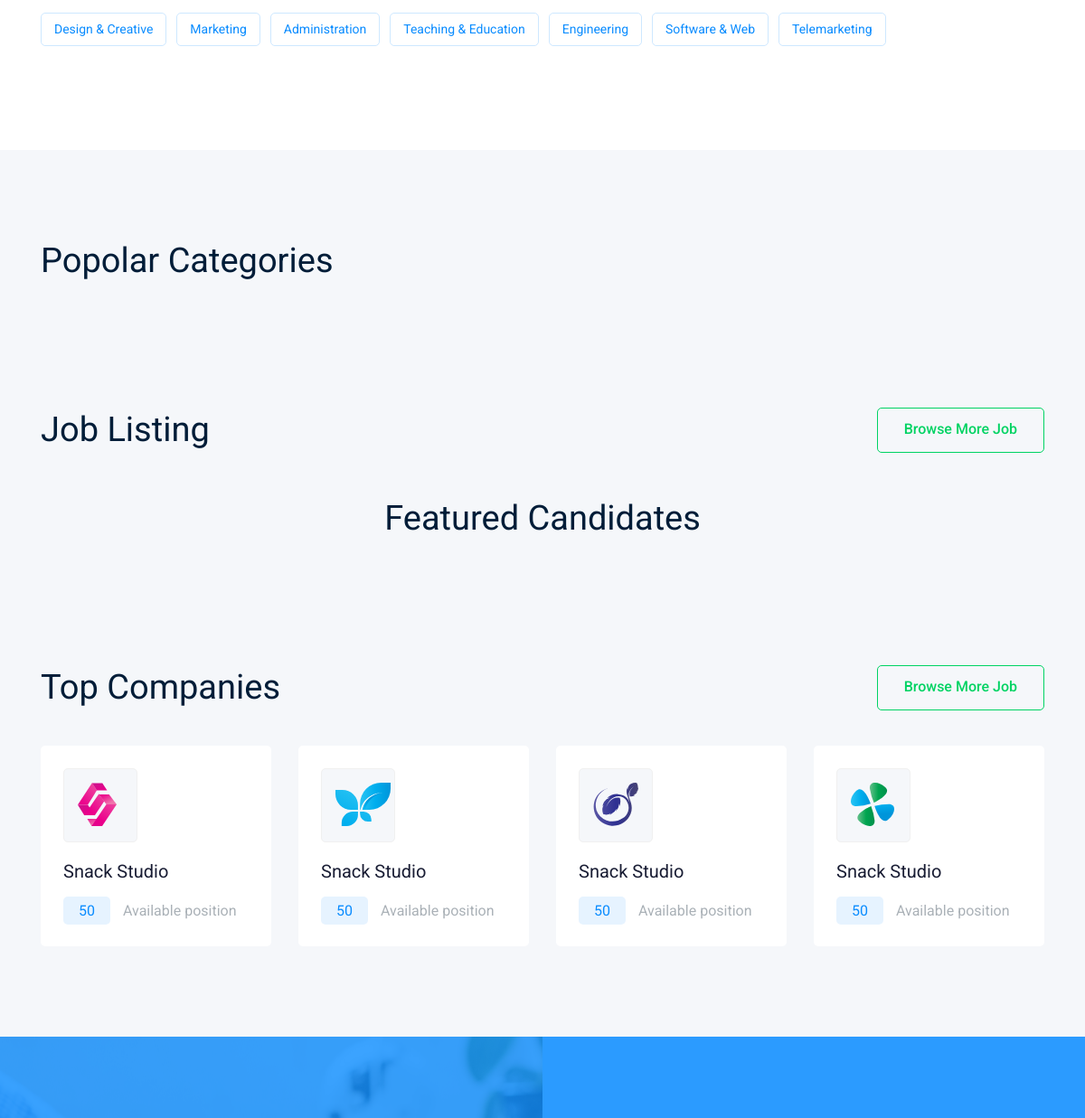
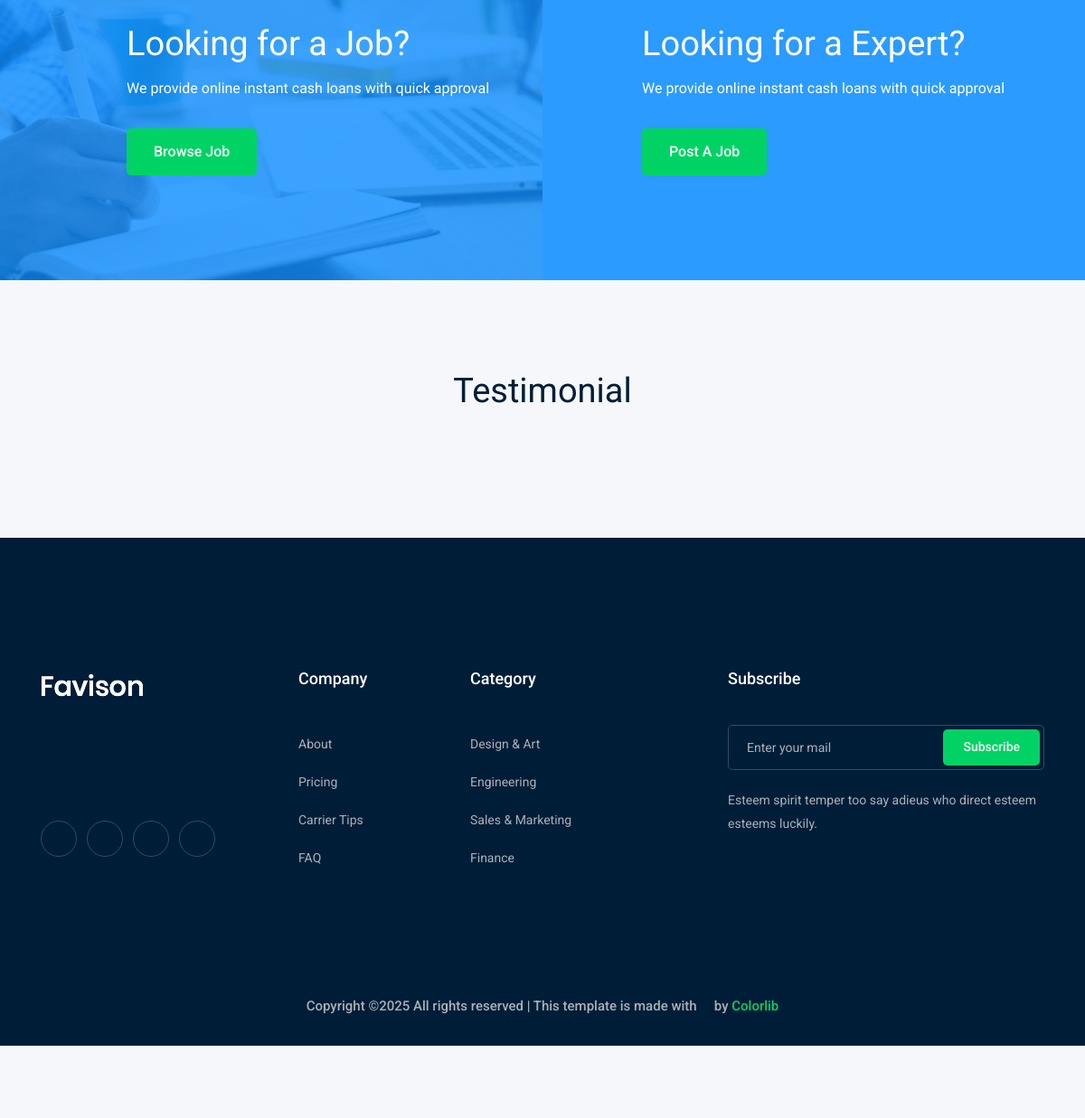
Before: / (lower part) with the older database file (2 pictures, top to bottom).
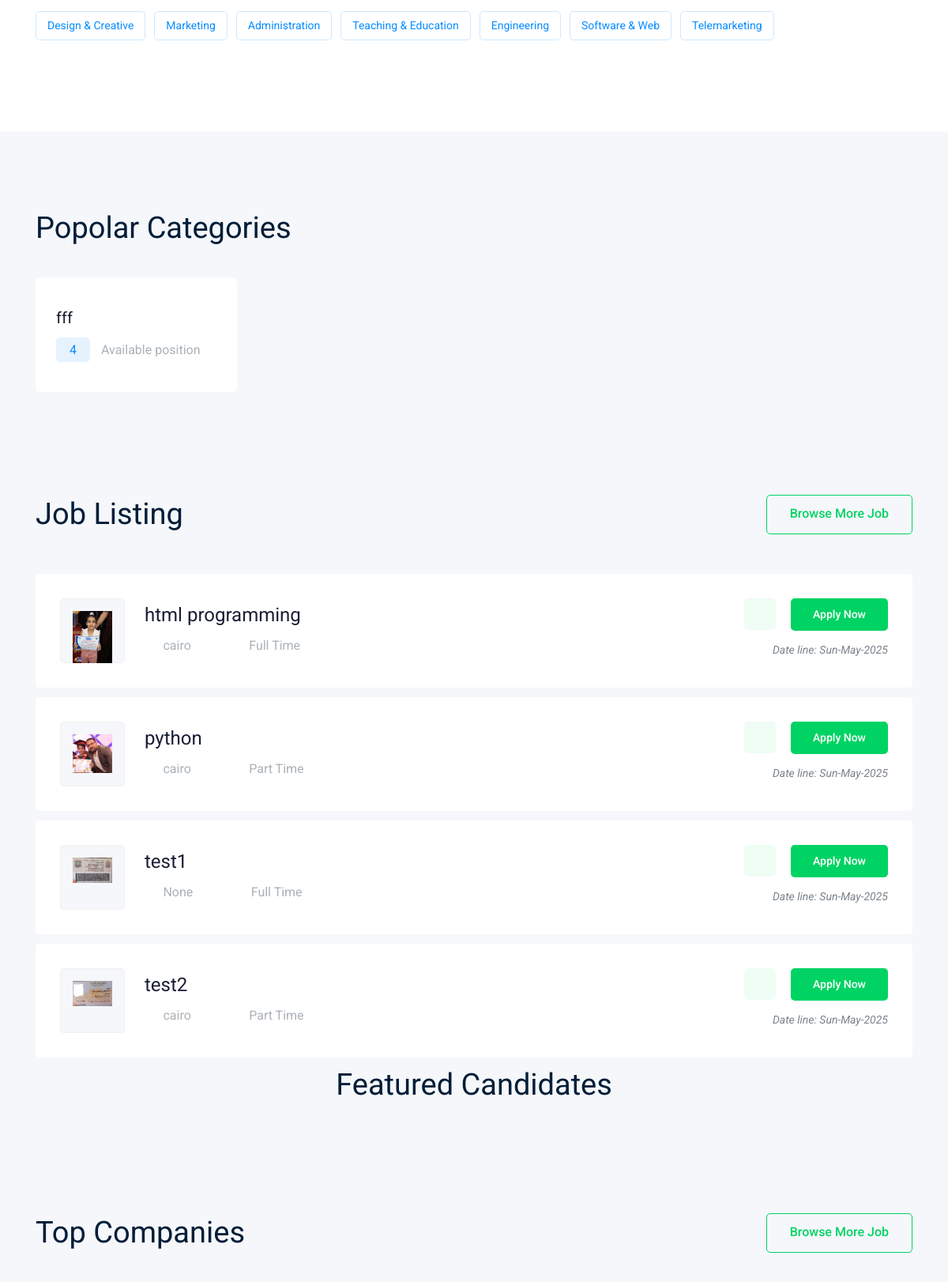
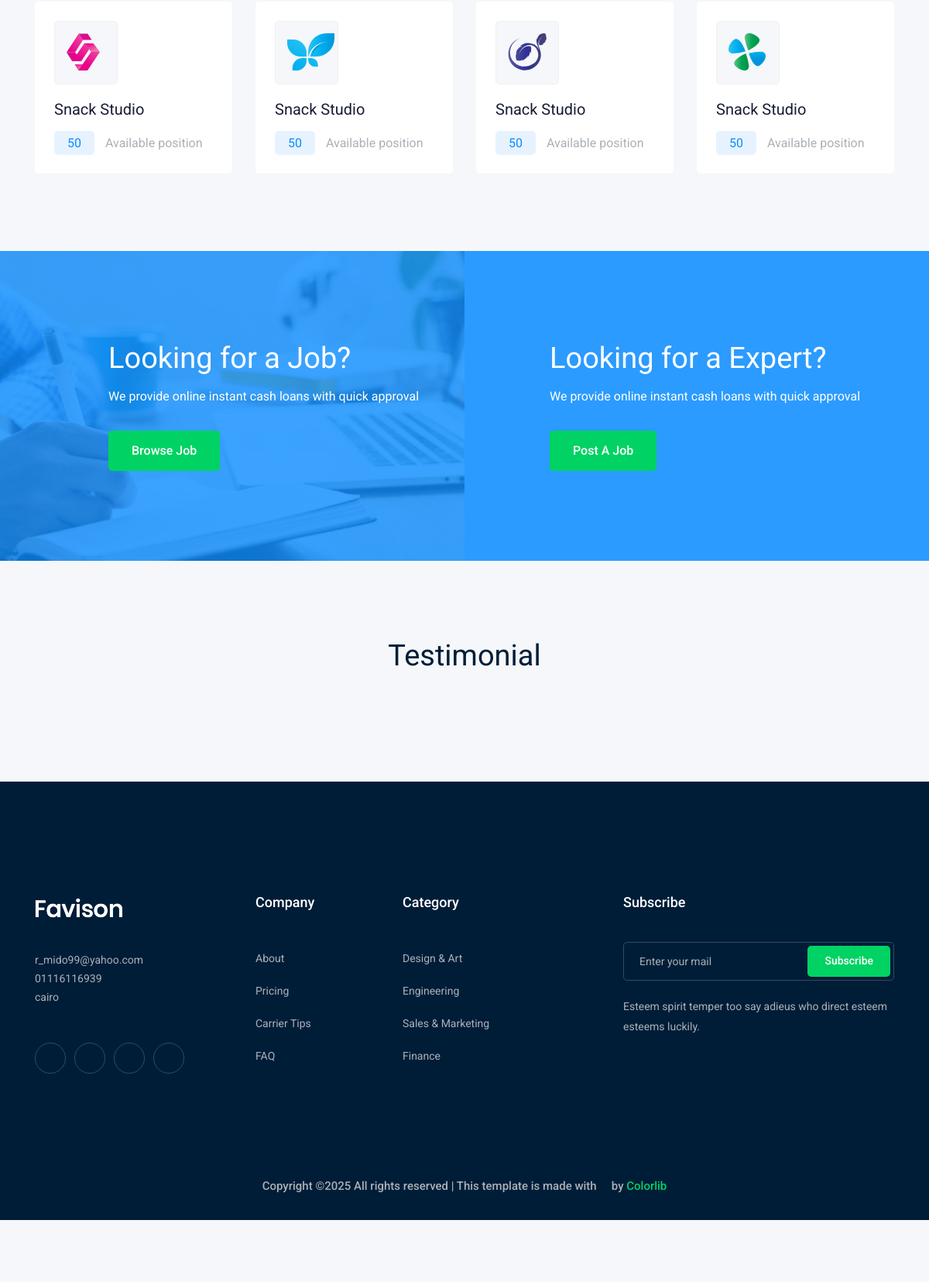
After: the same page with the newer database file (2 pictures, top to bottom).
### job/models.py (models this page shows, shortened)
class Category(models.Model):
    name=models.CharField(max_length=120)

class Job(models.Model):
    user=models.ForeignKey(User,related_name='job_user',on_delete=models.CASCADE)
    title=models.CharField(max_length=120)
    jop_type=models.CharField(max_length=75,choices=JOP_TYPE)
    descriptions=models.TextField(max_length=2500)
    publish_date=models.DateTimeField(default=timezone.now)
    vacancy=models.IntegerField(default=1)
    salary=models.FloatField(default=0)
    experience=models.IntegerField(default=1)
    category=models.ForeignKey('Category',related_name='job_category',on_delete=models.SET_NULL,null=True,blank=True)
    image=models.ImageField(upload_to='image_job',null=True,blank=True)
    slug=models.SlugField(null=True,blank=True)
    loction=models.ForeignKey('Loction',related_name='job_loction',on_delete=models.SET_NULL,null=True,blank=True)

class Loction(models.Model):
    name=models.CharField(max_length=120)
    address=models.CharField(max_length=120)
    def __str__(self):
        return self.name

### home/models.py (models this page shows, shortened)
class Setting(models.Model):
    name=models.CharField(max_length=120)
    image=models.ImageField(upload_to='images')
    subtitle=models.TextField(max_length=2500)
    phone=models.CharField(max_length=25)
    email=models.CharField(max_length=120)
    address=models.CharField(max_length=130)
    facebook=models.URLField(null=True,blank=True)
    googleapp=models.URLField(null=True,blank=True)
    twitter=models.URLField(null=True,blank=True)
    instagram=models.URLField(null=True,blank=True)

### home/views.py (the view)
# urls.py: path('',views.index,name='index'),
def index(request):
    jobs=Job.objects.all()[:10]
    category=Category.objects.annotate(job_count=Count('job_category'))
    context={
        'jobs':jobs,
        'category':category
    }
    return render(request,'home/index.html',context)

### home/get_context_data.py (called while the page is built)
def get_context_data(request):
    data=Setting.objects.all().last()
    return {'data':data}

### home/templates/home/index.html (shortened to what the changed rows need)
{% extends 'base.html' %}
{% block body %}
    <div class="popular_catagory_area">
        <div class="container">
            <div class="row">
{% for object in category %}
                <div class="col-lg-4 col-xl-3 col-md-6">
                    <div class="single_catagory">
                        <a href="jobs.html"><h4>{{object.name}}</h4></a>
                        <p> <span>{{object.job_count}}</span> Available position</p>
                    </div>
                </div>
            {% endfor %}
            </div>
        </div>
    </div>
    <div class="job_listing_area">
        <div class="container">
            <div class="job_lists">
                <div class="row">
                {% for object in jobs %}
                    <div class="col-lg-12 col-md-12">
                        <div class="single_jobs white-bg d-flex justify-content-between">
                            <div class="jobs_left d-flex align-items-center">
                                <div class="thumb">
                                    <img src="{{object.image.url}}" alt="" style="max-width: 100%; height: auto;">
                                </div>
                                <div class="jobs_conetent">
                                    <a href="job_details.html"><h4>{{object.title}}</h4></a>
                                    <div class="links_locat d-flex align-items-center">
                                        <div class="location">
                                            <p> <i class="fa fa-map-marker"></i> {{object.loction}}</p>
                                        </div>
                                        <div class="location">
                                            <p> <i class="fa fa-clock-o"></i> {{object.jop_type}}</p>
                                        </div>
                                    </div>
                                </div>
                            </div>
                            <div class="jobs_right">
                                <div class="apply_now">
                                    <a class="heart_mark" href="#"> <i class="ti-heart"></i> </a>
                                    <a href="/job/add_job" class="boxed-btn3">Apply Now</a>
                                </div>
                                <div class="date">
                                    <p>Date line: {{object.publish_date|date:'D-M-Y'}}</p>
                                </div>
                            </div>
                        </div>
                    </div>
                {% endfor %}
            </div>
        </div>
    </div>
{% endblock body %}

### templates/base.html (shortened to what the changed rows need)
{% load static %}
<!doctype html>
<html class="no-js" lang="zxx">
<head>
    <link rel="stylesheet" href="{% static 'en/css/bootstrap.min.css' %}">
    <link rel="stylesheet" href="{% static 'en/css/owl.carousel.min.css' %}">
    <link rel="stylesheet" href="{% static 'en/css/magnific-popup.css' %}">
    <link rel="stylesheet" href="{% static 'en/css/font-awesome.min.css' %}">
    <link rel="stylesheet" href="{% static 'en/css/themify-icons.css' %}">
    <link rel="stylesheet" href="{% static 'en/css/nice-select.css' %}">
    <link rel="stylesheet" href="{% static 'en/css/flaticon.css' %}">
    <link rel="stylesheet" href="{% static 'en/css/gijgo.css' %}">
    <link rel="stylesheet" href="{% static 'en/css/animate.css' %}">
    <link rel="stylesheet" href="{% static 'en/css/slicknav.css' %}">
    <link rel="stylesheet" href="{% static 'en/css/style.css' %}">
</head>
<body>
   {% block body %}
   {% endblock body %}
    <footer class="footer">
        <div class="footer_top">
            <div class="container">
                <div class="row">
                    <div class="col-xl-3 col-md-6 col-lg-3">
                        <div class="footer_widget wow fadeInUp" data-wow-duration="1s" data-wow-delay=".3s">
                            <div class="footer_logo">
                                <a href="#">
                                </a>
                            </div>
                            <p>
                               {{data.email}} <br>
                                {{data.phone}} <br>
                               {{data.address}}
                            </p>
                            <div class="socail_links">
                                <ul>
                                </ul>
                            </div>
                        </div>
                    </div>
                </div>
            </div>
        </div>
    </footer>
</body>
</html>

Changed rows visible on the page:
added Category: name "fff", job_count "4"
added Job: image (picture), title "html programming", loction "cairo", jop_type "Full Time", publish_date "Sun-May-2025"
added Job: image (picture), title "python", loction "cairo", jop_type "Part Time", publish_date "Sun-May-2025"
added Job: image (picture), title "test1", loction "None", jop_type "Full Time", publish_date "Sun-May-2025"
added Job: image (picture), title "test2", loction "cairo", jop_type "Part Time", publish_date "Sun-May-2025"
added Setting: email "r_mido99@yahoo.com", phone "01116116939", address "cairo"
